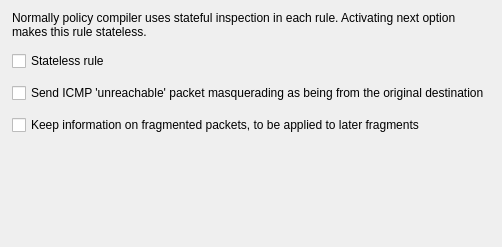
         <widget class="QWidget" name="tab7">
          <attribute name="title">
           <string>General</string>
          </attribute>
          <layout class="QGridLayout" name="gridLayout_5">
           <property name="leftMargin">
            <number>12</number>
           </property>
           <property name="rightMargin">
            <number>12</number>
           </property>
           <property name="bottomMargin">
            <number>12</number>
           </property>
           <property name="spacing">
            <number>12</number>
           </property>
           <item row="0" column="0">
            <widget class="QLabel" name="textLabel7_2">
             <property name="text">
              <string>Normally policy compiler uses stateful inspection in each rule. Activating next option makes this rule stateless.</string>
             </property>
             <property name="alignment">
              <set>Qt::AlignVCenter</set>
             </property>
             <property name="wordWrap">
              <bool>true</bool>
             </property>
            </widget>
           </item>
           <item row="1" column="0">
            <widget class="QCheckBox" name="ipf_stateless">
             <property name="text">
              <string>Stateless rule</string>
             </property>
            </widget>
           </item>
           <item row="2" column="0">
            <widget class="QCheckBox" name="ipf_masq_icmp">
             <property name="text">
              <string>Send ICMP 'unreachable' packet masquerading as being from the original destination</string>
             </property>
            </widget>
           </item>
           <item row="3" column="0">
            <widget class="QCheckBox" name="ipf_keep_frags">
             <property name="text">
              <string>Keep information on fragmented packets, to be applied to later fragments</string>
             </property>
            </widget>
           </item>
           <item row="4" column="0">
            <spacer name="verticalSpacer_2">
             <property name="orientation">
              <enum>Qt::Vertical</enum>
             </property>
             <property name="sizeHint" stdset="0">
              <size>
               <width>20</width>
               <height>100</height>
              </size>
             </property>
            </spacer>
           </item>
          </layout>
         </widget>
